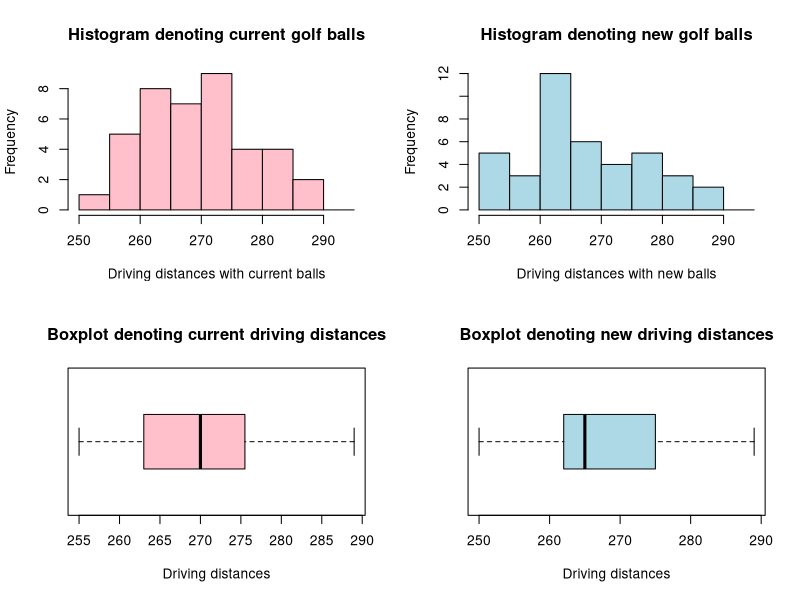

This figure's R source:
#--------------Exploratory Analysis - Golf dataset------------------------

#Setting up working directory
setwd("C:/Users/mchoudhu/Documents/PGP-BABI")
getwd()

#Importing and calling libraries
install.packages("readxl")
library("readxl")

#Importing required Golf dataset
golf = read_excel("Golf.xls")
attach(golf)

#Understanding the dataset using the following commands
head(golf)
dim(golf)
names(golf)
str(golf)
summary(golf)

#Univariate analysis
cat("SD for variable Current:",sd(Current),"; SD for variable New:",sd(New))
cat("Variance for variable Current:",var(Current),"; Variance for variable New:",var(New))
cat("SD for difference between New and Current: ",sd(New-Current))
cat("Variance for difference between New and Current: ",var(New-Current))

#Data Visualization using Histograms and Boxplots
par(mfrow=c(2,2),pty="m")
hist(Current,breaks= c(250, 255, 260, 265, 270, 275, 280, 285, 290, 295), 
     freq=TRUE,include.lowest=TRUE, 
     col="pink", 
     main="Histogram denoting current golf balls", 
     xlab="Driving distances with current balls", 
     ylab="Frequency")
hist(New,breaks= c(250, 255, 260, 265, 270, 275, 280, 285, 290, 295), 
     freq=TRUE,include.lowest=TRUE, 
     col="light blue", 
     main="Histogram denoting new golf balls", 
     xlab="Driving distances with new balls", 
     ylab="Frequency")

boxplot(Current,col= "pink", border= "black", 
        main="Boxplot denoting current driving distances", 
        xlab="Driving distances",
        horizontal = TRUE)
boxplot(New,col= "light blue", border= "black", 
        main="Boxplot denoting new driving distances", 
        xlab="Driving distances",
        horizontal = TRUE)

#Checking for missing values and outliers in the dataset
cat("Number of missing values =", sum(is.na(golf)))
cat("Outliers in Current:",boxplot(Current,plot=FALSE)$Out,"; Outliers in New:",boxplot(New,plot=FALSE)$Out)

#T-test
print("TWO TAILED INDEPENDENT TWO SAMPLE T TEST FOR MEANS")
t.test(Current, New, 
       paired = FALSE, 
       conf.level = 0.95, 
       alternative = "t")
print("TWO TAILED INDEPENDENT ONE SAMPLE T TEST FOR CURRENT MEAN")
t.test(Current, 
       paired = FALSE, 
       conf.level = 0.95, 
       alternative = "t")
print("TWO TAILED INDEPENDENT ONE SAMPLE T TEST FOR NEW MEAN")
t.test(New, 
       paired = FALSE, 
       conf.level = 0.95, 
       alternative = "t")

#Determination of the Power of test

diffsd=sd(Current - New)
cat("SD for difference is ",diffsd)
d=mean(New) - mean(Current)
cat("Difference in mean is " ,d)

power.t.test(n = 40, delta = d, sd = diffsd, 
             type = "t", 
             alternative = "t", 
             sig.level = .05)

#assuming difference in means as 5
power.t.test(power = .95, delta = 5, sd = diffsd, 
             type = "t", 
             alternative = "t",
             sig.level = .05)


#-------------------------------THE END----------------------------------